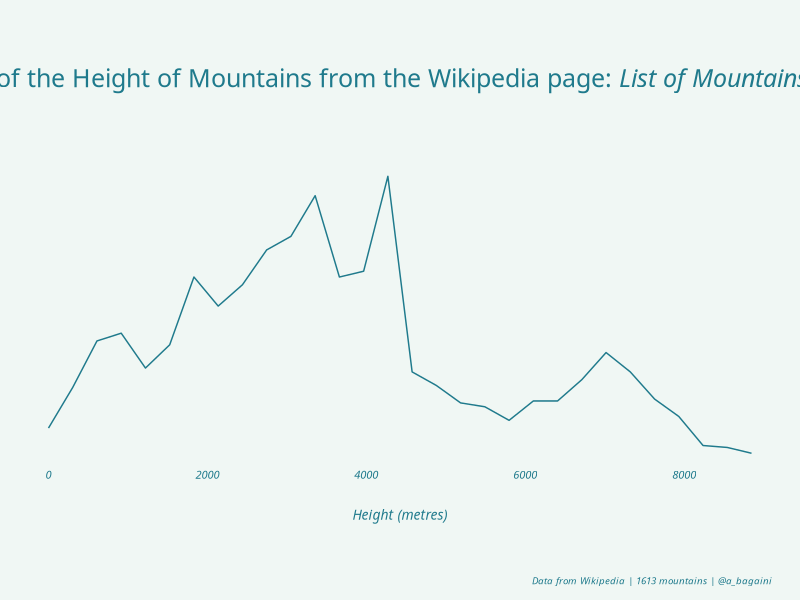

Write R code to recreate this figure.

# 30DayChartChallenge: Day 7

# LIBRARIES ---------------------------------------------------------------

library(tidyverse)

# DATA --------------------------------------------------------------------

data <- read.csv("mountains.csv") # data from Wikipedia https://en.wikipedia.org/wiki/List_of_mountains_by_elevation
data$metres <- as.numeric(sub(",", "", data$metres, fixed = TRUE))

# PLOT --------------------------------------------------------------------

theme_set(theme_void(base_family = "Avenir Next"))

p <- ggplot(data = data, aes(x=metres)) + 
  geom_area(stat = "bin", color = "#1f7a8c", fill = "#F0F7F4", bins = 30, size = 0.5) +
  labs(title = "Distribution of the Height of Mountains \n from the Wikipedia page: *List of Mountains by Elevation*", 
       x = "Height (metres)", y = "Count",
       caption = "Data from Wikipedia | 1613 mountains | @a_bagaini") +
  scale_x_continuous(breaks = seq(0,8850, by = 2000)) + 
  theme(text = element_text(colour = "#1f7a8c"),
        axis.title.x = element_text(face = "italic", size = "10", margin = margin(t = 20, r = 0, b = 40, l = 0)),
        # axis.title.y = element_text(face = "italic", size = "10", margin = margin(t = 0, r = 20, b = 0, l = 20), angle = 90), # optional
        axis.text.x = element_text(face = "italic", size = "8"),
        # axis.text.y = element_text(face = "italic", size = "8"), # optional
        plot.caption = element_text(face = "italic", hjust = 0.95,size = "7",  margin = margin(t = 0, r = 0, b = 10,l = 0)),
        plot.title = ggtext::element_markdown(hjust = 0.5,size = "18", margin = margin(t = 50, r = 0, b = 50, l = 0)),
        panel.background = element_rect(fill = "#F0F7F4", colour = "#F0F7F4"),
        plot.background = element_rect(fill = "#F0F7F4", colour = "#F0F7F4")) 



ggsave(p, file="plot.png", device="png",dpi = 300, width = 33, height = 15, units = "cm") # can adjust resolution


